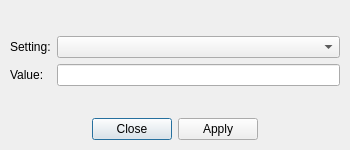
<?xml version="1.0" encoding="UTF-8"?>
<ui version="4.0">
 <class>SettingsDialog</class>
 <widget class="QDialog" name="SettingsDialog">
  <property name="geometry">
   <rect>
    <x>0</x>
    <y>0</y>
    <width>350</width>
    <height>150</height>
   </rect>
  </property>
  <property name="sizePolicy">
   <sizepolicy hsizetype="Fixed" vsizetype="Fixed">
    <horstretch>0</horstretch>
    <verstretch>0</verstretch>
   </sizepolicy>
  </property>
  <property name="minimumSize">
   <size>
    <width>350</width>
    <height>150</height>
   </size>
  </property>
  <property name="maximumSize">
   <size>
    <width>350</width>
    <height>150</height>
   </size>
  </property>
  <property name="windowTitle">
   <string>%Type% Settings</string>
  </property>
  <layout class="QVBoxLayout" name="verticalLayout">
   <property name="leftMargin">
    <number>10</number>
   </property>
   <property name="topMargin">
    <number>10</number>
   </property>
   <property name="rightMargin">
    <number>10</number>
   </property>
   <property name="bottomMargin">
    <number>10</number>
   </property>
   <item>
    <widget class="QFrame" name="frame">
     <property name="frameShape">
      <enum>QFrame::NoFrame</enum>
     </property>
     <property name="frameShadow">
      <enum>QFrame::Plain</enum>
     </property>
     <layout class="QVBoxLayout" name="verticalLayout_2">
      <property name="leftMargin">
       <number>0</number>
      </property>
      <property name="topMargin">
       <number>0</number>
      </property>
      <property name="rightMargin">
       <number>0</number>
      </property>
      <property name="bottomMargin">
       <number>0</number>
      </property>
      <item>
       <layout class="QGridLayout" name="gridLayout">
        <item row="0" column="0">
         <widget class="QLabel" name="label">
          <property name="text">
           <string>Setting:</string>
          </property>
         </widget>
        </item>
        <item row="0" column="1">
         <widget class="QComboBox" name="cmb_settings">
          <property name="sizePolicy">
           <sizepolicy hsizetype="Expanding" vsizetype="Fixed">
            <horstretch>0</horstretch>
            <verstretch>0</verstretch>
           </sizepolicy>
          </property>
          <property name="styleSheet">
           <string notr="true">combobox-popup: 0;</string>
          </property>
          <property name="maxVisibleItems">
           <number>20</number>
          </property>
          <property name="sizeAdjustPolicy">
           <enum>QComboBox::AdjustToContents</enum>
          </property>
         </widget>
        </item>
        <item row="1" column="0">
         <widget class="QLabel" name="label_2">
          <property name="text">
           <string>Value:</string>
          </property>
         </widget>
        </item>
        <item row="1" column="1">
         <widget class="QLineEdit" name="le_value"/>
        </item>
       </layout>
      </item>
     </layout>
    </widget>
   </item>
   <item alignment="Qt::AlignHCenter">
    <widget class="QDialogButtonBox" name="btn_box">
     <property name="orientation">
      <enum>Qt::Horizontal</enum>
     </property>
     <property name="standardButtons">
      <set>QDialogButtonBox::Apply|QDialogButtonBox::Close</set>
     </property>
     <property name="centerButtons">
      <bool>true</bool>
     </property>
    </widget>
   </item>
  </layout>
 </widget>
 <resources/>
 <connections>
  <connection>
   <sender>btn_box</sender>
   <signal>accepted()</signal>
   <receiver>SettingsDialog</receiver>
   <slot>accept()</slot>
   <hints>
    <hint type="sourcelabel">
     <x>234</x>
     <y>138</y>
    </hint>
    <hint type="destinationlabel">
     <x>157</x>
     <y>149</y>
    </hint>
   </hints>
  </connection>
  <connection>
   <sender>btn_box</sender>
   <signal>rejected()</signal>
   <receiver>SettingsDialog</receiver>
   <slot>reject()</slot>
   <hints>
    <hint type="sourcelabel">
     <x>234</x>
     <y>138</y>
    </hint>
    <hint type="destinationlabel">
     <x>286</x>
     <y>149</y>
    </hint>
   </hints>
  </connection>
 </connections>
</ui>
